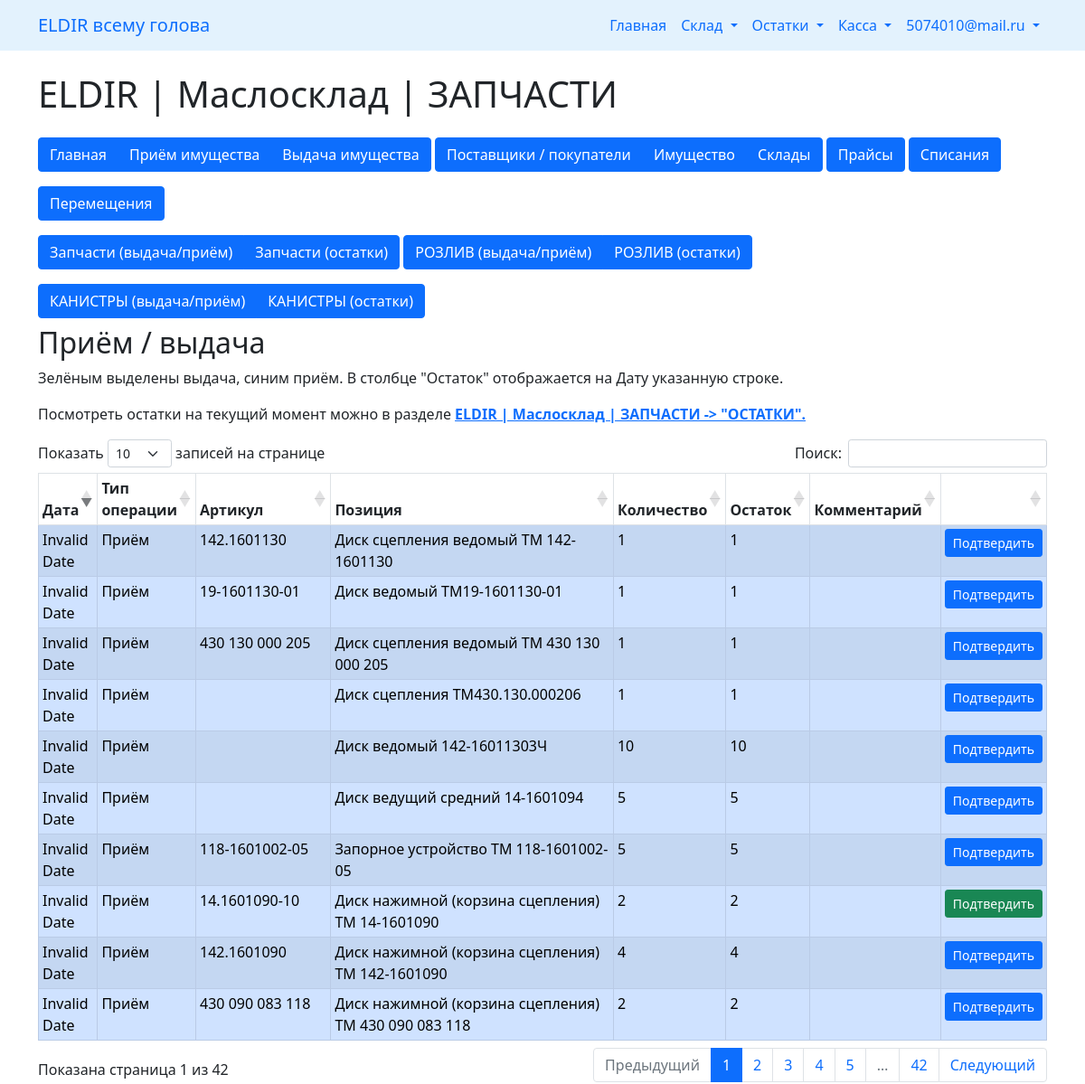
Screenshot of /maslosklad/car_parts.php (signed in) with the database file from the repository.
### tables this page shows
CREATE TABLE `maslosklad` (
  `id` int(11) NOT NULL,
  `sign_of_calculation` varchar(100) NOT NULL COMMENT 'признак расчёта',
  `suppliers_id` int(11) NOT NULL COMMENT 'id поставщика',
  `buyers_id` int(11) NOT NULL COMMENT 'id покупателя',
  `property_id` int(11) NOT NULL COMMENT 'имущество',
  `count` int(11) NOT NULL COMMENT 'количество',
  `place_id` int(11) NOT NULL COMMENT 'Место хранения',
  `purpose` varchar(200) NOT NULL,
  `summa` decimal(10,2) NOT NULL COMMENT 'сумма заказа',
  `output` int(11) NOT NULL COMMENT '0 - на балансе кассы, 1 - вывод вне',
  `comment` varchar(200) NOT NULL,
  `confirm` int(11) NOT NULL DEFAULT '0',
  `date_operations` date NOT NULL COMMENT 'дата операции',
  `status` int(11) NOT NULL COMMENT '0 - не оплачен / 1 -  оплачен',
  `type_pay` int(11) NOT NULL COMMENT '0 - нал / 1 - безнал',
  `invoice_number` int(11) NOT NULL COMMENT 'номер счёта',
  `relocation` int(11) NOT NULL COMMENT 'Перемещение',
  `date_operations_relocation` date NOT NULL COMMENT 'дата перемещения',
  `write_off` int(11) NOT NULL COMMENT 'Списание с баланса',
  `is_deleted` int(11) NOT NULL DEFAULT '0' COMMENT 'признак удаления'
);

CREATE TABLE `maslosklad_property` (
  `id` int(11) NOT NULL,
  `name` varchar(200) NOT NULL COMMENT 'наименование имущества',
  `article` varchar(255) NOT NULL COMMENT 'Артикул ',
  `type` int(11) NOT NULL COMMENT 'категория имущества',
  `volume` float NOT NULL COMMENT 'Объём для розлива',
  `is_deleted` int(11) NOT NULL DEFAULT '0' COMMENT 'признак удаления'
);

### maslosklad/car_parts.php (the view, shortened to what this page needs)
<!doctype html>
<html lang="en">
  <head>
    <link href="https://cdn.jsdelivr.net/npm/bootstrap@5.1.3/dist/css/bootstrap.min.css" rel="stylesheet">
    <link rel="stylesheet" href="//cdn.jsdelivr.net/npm/alertifyjs@1.13.1/build/css/alertify.min.css"/>
    <link rel="stylesheet" href="//cdn.datatables.net/1.13.6/css/dataTables.bootstrap5.min.css"/>
</head>
<body>
    <? require_once('../nav.php'); ?>
     <div class="container mt-4">
        <div class="row">
            <div class="col-md-12">
                <h1>ELDIR | Маслосклад | ЗАПЧАСТИ</h1>
            </div>
        </div>
        <?  require_once('nav_sklad.php');
        ?>
            <div class="col-md-12 mt-2">
                <h2>Приём / выдача</h2>
                <p>Зелёным выделены выдача, синим приём. В столбце "Остаток" отображается на Дату указанную строке.</p>
                <p>Посмотреть остатки на текущий момент можно в разделе <b><a href="car_parts_remains.php">ELDIR | Маслосклад | ЗАПЧАСТИ -> "ОСТАТКИ".</a></b></p>
            </div>
            <div class="col-md-12">
                <div class="table-responsive-sm">
                    <table id="myTableDay" class=" table table-bordered table-striped table-sm table-hover">
                        <thead>
                            <tr>
                                <th>Дата</th>
                                <th>Тип операции</th>
                                <th>Артикул</th>
                                <th>Позиция</th>
                                <th>Количество</th>
                                <th>Остаток</th>
                                <th>Комментарий</th>
                                <th></th>
                            </tr>
                        </thead>
                        <tbody>
                            <?php
                            require __DIR__ . '/../dbcon.php';
                            $query = "SELECT m.id, m.confirm,
                                m.date_operations as date,
                                mp.article,
                                CASE
                                	WHEN m.sign_of_calculation = 'priemka' THEN 'Приём'
                                    WHEN m.sign_of_calculation = 'vydacha' THEN 'Выдача'
                                END as type_operation,
                                mpt.name as type_name,
                                mp.name as product_name,
                                CASE
                                    WHEN m.sign_of_calculation = 'priemka' THEN m.count
                                    WHEN m.sign_of_calculation = 'vydacha' THEN -m.count
                                    ELSE 0
                                END as operation_volume,
                                SUM(
                                    CASE
                                        WHEN m.sign_of_calculation = 'priemka' THEN  m.count
                                        WHEN m.sign_of_calculation = 'vydacha' THEN -m.count
                                        ELSE 0
                                    END
                                ) OVER (PARTITION BY mp.id ORDER BY m.date_operations) as current_total_volume,
                                m.comment
                            FROM maslosklad m
                            LEFT JOIN maslosklad_property mp ON m.property_id = mp.id
                            LEFT JOIN maslosklad_property_type mpt ON mp.type = mpt.id
                            WHERE m.is_deleted = 0
                                AND mp.volume = 0
                                AND mpt.id IN (8) ".($_REQUEST['product_id'] ?  "AND mp.id = ".$_REQUEST['product_id']."" : '')."
                            ORDER BY m.date_operations;";
                            $query_run = mysqli_query($con, $query);
                            if(mysqli_num_rows($query_run) > 0)
                            {
                                foreach($query_run as $data)
                                {
                                        ?>
                                        <tr class="<?= $data['type_operation'] == 'Приём' ? 'table-primary' : 'table-success' ?>">
                                            <td><?= $data['date'] ?></td>
                                            <td><?= $data['type_operation'] ?></td>
                                            <td><?= $data['article'] ?></td>
                                            <td><?= $data['product_name'] ?></td>
                                            <td><?= $data['operation_volume'] ?></td>
                                            <td><?= $data['current_total_volume'] ?></td>
                                            <td><?= $data['comment'] ?></td>
                                            <td>
                                                <button type="button" value="<?=$data['id'];?>" class="confirmBtn btn <?= $data['confirm'] == 1 ? 'btn-success' : 'btn-primary' ?> btn-sm">Подтвердить</button>
                                            </td>
                                        </tr>
                                        <?php
                                }
                            }
                            ?>
                        </tbody>
                    </table>
                </div>
            </div>
        </div>
</body>
</html>

### rows the page displays
maslosklad: type_operation "Приём", maslosklad_property.article "142.1601130", maslosklad_property.name "Диск сцепления ведомый ТМ 142-1601130", operation_volume "1", current_total_volume "1", $data['id'] 33 (drawn)
maslosklad: type_operation "Приём", maslosklad_property.article "19-1601130-01", maslosklad_property.name "Диск ведомый ТМ19-1601130-01", operation_volume "1", current_total_volume "1", $data['id'] 34 (drawn)
maslosklad: type_operation "Приём", maslosklad_property.article "430 130 000 205", maslosklad_property.name "Диск сцепления ведомый ТМ 430 130 000 205", operation_volume "1", current_total_volume "1", $data['id'] 35 (drawn)
maslosklad: type_operation "Приём", maslosklad_property.name "Диск сцепления ТМ430.130.000206", operation_volume "1", current_total_volume "1", $data['id'] 36 (drawn)
maslosklad: type_operation "Приём", maslosklad_property.name "Диск ведомый 142-16011303Ч", operation_volume "10", current_total_volume "10", $data['id'] 37 (drawn)
maslosklad: type_operation "Приём", maslosklad_property.name "Диск ведущий средний 14-1601094", operation_volume "5", current_total_volume "5", $data['id'] 38 (drawn)
maslosklad: type_operation "Приём", maslosklad_property.article "118-1601002-05", maslosklad_property.name "Запорное устройство ТМ 118-1601002-05", operation_volume "5", current_total_volume "5", $data['id'] 39 (drawn)
maslosklad: type_operation "Приём", maslosklad_property.article "14.1601090-10", maslosklad_property.name "Диск нажимной (корзина сцепления) ТМ 14-1601090", operation_volume "2", current_total_volume "2", $data['id'] 40 (drawn)
maslosklad: type_operation "Приём", maslosklad_property.article "142.1601090", maslosklad_property.name "Диск нажимной (корзина сцепления) ТМ 142-1601090", operation_volume "4", current_total_volume "4", $data['id'] 41 (drawn)
maslosklad: type_operation "Приём", maslosklad_property.article "430 090 083 118", maslosklad_property.name "Диск нажимной (корзина сцепления) ТМ 430 090 083 118", operation_volume "2", current_total_volume "2", $data['id'] 42 (drawn)

### other values shown
$_SESSION['loginemail'] "5074010@mail.ru"
